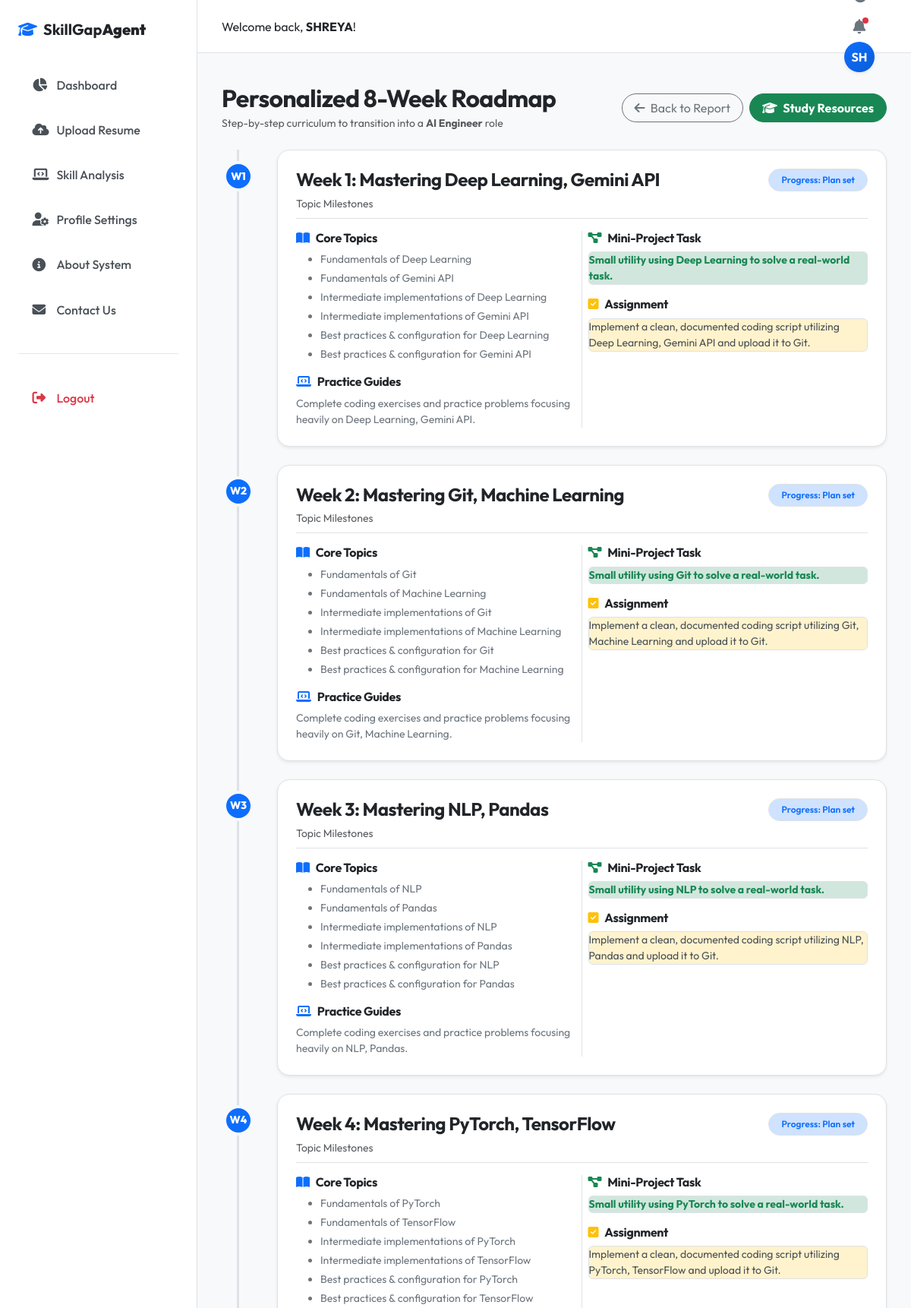
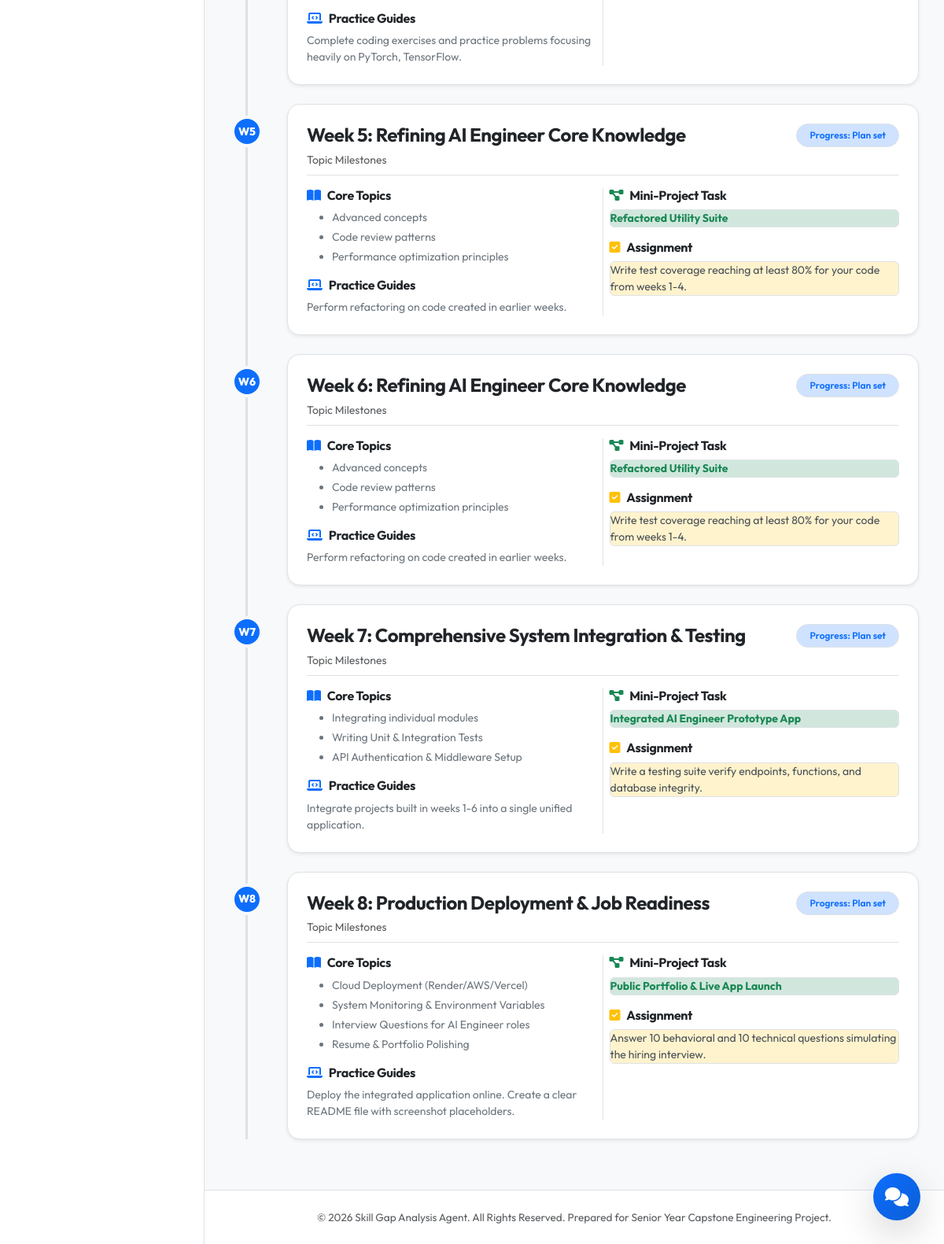
/roadmap/9 (signed in), run on the app's committed database (2 pictures, top to bottom).
### tables this page shows
CREATE TABLE users (
            id INTEGER PRIMARY KEY AUTOINCREMENT,
            username TEXT UNIQUE NOT NULL,
            email TEXT UNIQUE NOT NULL,
            password TEXT NOT NULL,
            created_at TIMESTAMP DEFAULT CURRENT_TIMESTAMP
        );

CREATE TABLE analysis (
            id INTEGER PRIMARY KEY AUTOINCREMENT,
            user_id INTEGER NOT NULL,
            job_role TEXT NOT NULL,
            match_percentage REAL NOT NULL,
            matched_skills TEXT NOT NULL,
            missing_skills TEXT NOT NULL,
            extra_skills TEXT NOT NULL,
            created_at TIMESTAMP DEFAULT CURRENT_TIMESTAMP,
            FOREIGN KEY (user_id) REFERENCES users(id) ON DELETE CASCADE
        );

### routes.py (the view)
@main_bp.route('/roadmap/<int:analysis_id>')
@login_required
def roadmap(analysis_id):
    conn = get_db_connection()
    cursor = conn.cursor()
    cursor.execute("SELECT job_role FROM analysis WHERE id = ? AND user_id = ?", (analysis_id, current_user.id))
    analysis_row = cursor.fetchone()
    if not analysis_row:
        conn.close()
        flash("Roadmap data not found.", "danger")
        return redirect(url_for('main.dashboard'))
    cursor.execute("SELECT roadmap_data FROM learning_roadmap WHERE analysis_id = ?", (analysis_id,))
    roadmap_row = cursor.fetchone()
    conn.close()
    roadmap_data = []
    if roadmap_row:
        roadmap_data = json.loads(roadmap_row['roadmap_data'])
    return render_template('roadmap.html', analysis_id=analysis_id, job_role=analysis_row['job_role'], roadmap=roadmap_data)

### app.py (called while the page is built)
def create_app():
    app = Flask(__name__)
    app.config.from_object(Config)
    with app.app_context():
        init_db()
        print("Database initialized successfully.")
    login_manager = LoginManager()
    login_manager.login_view = 'main.login'
    login_manager.login_message = "Please log in to access this page."
    login_manager.login_message_category = "info"
    login_manager.init_app(app)
    @login_manager.user_loader
    def load_user(user_id):
        return User.get(int(user_id))
    app.register_blueprint(main_bp)
    return app

### database.py (called while the page is built)
def get_db_connection():
    conn = sqlite3.connect(Config.DATABASE)
    conn.row_factory = sqlite3.Row
    return conn

### models.py (called while the page is built)
    @staticmethod
    def get(user_id):
        conn = get_db_connection()
        cursor = conn.cursor()
        cursor.execute("SELECT * FROM users WHERE id = ?", (user_id,))
        row = cursor.fetchone()
        conn.close()
        if row:
            return User(id=row['id'], username=row['username'], email=row['email'], password=row['password'])
        return None

### templates/roadmap.html (shortened to what this page needs)
{% extends "base.html" %}
{% block content %}
<div class="container-fluid px-0">
    <div class="d-flex flex-column flex-md-row justify-content-between align-items-md-center gap-3 mb-4">
        <div>
            <h2 class="fw-bold mb-1">Personalized 8-Week Roadmap</h2>
            <p class="text-muted small mb-0">Step-by-step curriculum to transition into a <strong>{{ job_role }}</strong> role</p>
        </div>
        <div class="d-flex gap-2">
            <a href="{{ url_for('main.result', analysis_id=analysis_id) }}" class="btn btn-outline-secondary rounded-pill px-3">
                <i class="fa-solid fa-arrow-left me-1"></i> Back to Report
            </a>
            <a href="{{ url_for('main.recommendations', analysis_id=analysis_id) }}" class="btn btn-success rounded-pill px-3 fw-bold">
                <i class="fa-solid fa-graduation-cap me-1"></i> Study Resources
            </a>
        </div>
    </div>
    <div class="roadmap-timeline">
        {% for week in roadmap %}
        <div class="timeline-item mb-4">
            <div class="timeline-badge bg-primary text-white">
                W{{ week.week_number }}
            </div>
            <div class="card border-0 shadow-sm rounded-4 timeline-card p-4 hover-lift">
                <div class="d-flex justify-content-between align-items-start flex-wrap gap-2 mb-3 border-bottom pb-2">
                    <div>
                        <h4 class="fw-bold text-dark mb-1">Week {{ week.week_number }}: {{ week.title }}</h4>
                        <span class="text-muted small">Topic Milestones</span>
                    </div>
                    <div class="badge bg-primary-subtle text-primary border border-primary-subtle px-3 py-2 rounded-pill fw-semibold">
                        Progress: Plan set
                    </div>
                </div>
                <div class="row g-3">
                    <div class="col-md-6 border-end-md">
                        <h6 class="fw-bold text-dark"><i class="fa-solid fa-book-open text-primary me-2"></i>Core Topics</h6>
                        <ul class="mb-3">
                            {% for topic in week.topics %}
                            <li class="text-secondary small mb-1">{{ topic }}</li>
                            {% endfor %}
                        </ul>
                        <h6 class="fw-bold text-dark"><i class="fa-solid fa-laptop-code text-primary me-2"></i>Practice Guides</h6>
                        <p class="text-secondary small mb-0">{{ week.practice }}</p>
                    </div>
                    <div class="col-md-6">
                        <div class="mb-3">
                            <h6 class="fw-bold text-dark"><i class="fa-solid fa-diagram-project text-success me-2"></i>Mini-Project Task</h6>
                            <div class="p-2.5 rounded bg-success-subtle border border-success-subtle text-success small">
                                <strong>{{ week.mini_project }}</strong>
                            </div>
                        </div>
                        <div>
                            <h6 class="fw-bold text-dark"><i class="fa-solid fa-square-check text-warning me-2"></i>Assignment</h6>
                            <div class="p-2.5 rounded bg-warning-subtle border border-warning-subtle text-dark-emphasis small">
                                {{ week.assignment }}
                            </div>
                        </div>
                    </div>
                </div>
            </div>
        </div>
        {% endfor %}
    </div>
</div>
{% endblock %}

### templates/base.html (shortened to what this page needs)
<!DOCTYPE html>
<html lang="en">
<head>
    <link href="https://cdn.jsdelivr.net/npm/bootstrap@5.3.0/dist/css/bootstrap.min.css" rel="stylesheet">
    <link rel="stylesheet" href="https://cdnjs.cloudflare.com/ajax/libs/font-awesome/6.4.0/css/all.min.css">
    <link rel="stylesheet" href="{{ url_for('static', filename='css/style.css') }}">
    <link rel="stylesheet" href="{{ url_for('static', filename='css/dashboard.css') }}">
</head>
<body>
    <div class="app-container">
        {% if current_user.is_authenticated %}
        <aside class="sidebar">
            <div class="sidebar-brand">
                <i class="fa-solid fa-graduation-cap text-primary me-2"></i>
                <span>SkillGap<strong>Agent</strong></span>
            </div>
            <nav class="sidebar-nav">
                <a href="{{ url_for('main.dashboard') }}" class="nav-item {% if request.endpoint == 'main.dashboard' %}active{% endif %}">
                    <i class="fa-solid fa-chart-pie"></i><span>Dashboard</span>
                </a>
                <a href="{{ url_for('main.upload') }}" class="nav-item {% if request.endpoint == 'main.upload' %}active{% endif %}">
                    <i class="fa-solid fa-cloud-arrow-up"></i><span>Upload Resume</span>
                </a>
                <a href="{{ url_for('main.analysis') }}" class="nav-item {% if request.endpoint == 'main.analysis' or request.endpoint == 'main.result' %}active{% endif %}">
                    <i class="fa-solid fa-laptop-code"></i><span>Skill Analysis</span>
                </a>
                <a href="{{ url_for('main.profile') }}" class="nav-item {% if request.endpoint == 'main.profile' %}active{% endif %}">
                    <i class="fa-solid fa-user-gear"></i><span>Profile Settings</span>
                </a>
                <a href="{{ url_for('main.about') }}" class="nav-item {% if request.endpoint == 'main.about' %}active{% endif %}">
                    <i class="fa-solid fa-circle-info"></i><span>About System</span>
                </a>
                <a href="{{ url_for('main.contact') }}" class="nav-item {% if request.endpoint == 'main.contact' %}active{% endif %}">
                    <i class="fa-solid fa-envelope"></i><span>Contact Us</span>
                </a>
                <hr class="sidebar-divider">
                <a href="{{ url_for('main.logout') }}" class="nav-item text-danger">
                    <i class="fa-solid fa-right-from-bracket"></i><span>Logout</span>
                </a>
            </nav>
        </aside>
        {% endif %}
        <div class="main-wrapper">
            <header class="top-header">
                <div class="header-left">
                    {% if current_user.is_authenticated %}
                    <span class="welcome-text">Welcome back, <strong>{{ current_user.username }}</strong>!</span>
                    {% else %}
                    <a href="{{ url_for('main.index') }}" class="header-brand">
                        <i class="fa-solid fa-graduation-cap text-primary me-2"></i>
                        <span>SkillGap<strong>Agent</strong></span>
                    </a>
                    {% endif %}
                </div>
                <div class="header-right">
                    <button class="theme-toggle-btn" id="theme-toggle" title="Toggle Light/Dark Mode">
                        <i class="fa-solid fa-moon"></i>
                    </button>
                    {% if current_user.is_authenticated %}
                    <div class="dropdown me-3">
                        <button class="header-btn" type="button" data-bs-toggle="dropdown" aria-expanded="false" id="notif-btn">
                            <i class="fa-solid fa-bell"></i>
                            <span class="badge-dot bg-danger"></span>
                        </button>
                    </div>
                    <div class="dropdown">
                        <button class="header-profile-btn" type="button" data-bs-toggle="dropdown" aria-expanded="false">
                            <div class="profile-avatar">{{ current_user.username[:2].upper() }}</div>
                        </button>
                    </div>
                    {% else %}
                    <a href="{{ url_for('main.login') }}" class="btn btn-outline-primary btn-sm px-3 me-2">Login</a>
                    <a href="{{ url_for('main.register') }}" class="btn btn-primary btn-sm px-3">Register</a>
                    {% endif %}
                </div>
            </header>
            <main class="content-body">
                {% block content %}{% endblock %}
            </main>
            <footer class="main-footer">
                <div class="container-fluid text-center text-muted">
                    <p class="mb-0">&copy; 2026 Skill Gap Analysis Agent. All Rights Reserved. Prepared for Senior Year Capstone Engineering Project.</p>
                </div>
            </footer>
        </div>
    </div>
    {% if current_user.is_authenticated %}
    <button class="chat-toggle-btn shadow-lg" id="chat-toggle" title="Chat with AI Career Buddy">
        <i class="fa-solid fa-comments"></i>
    </button>
    {% endif %}
</body>
</html>

### static/css/style.css (style rules this page uses)
:root { --primary: #0d6efd; --primary-gradient: linear-gradient(135deg, #0d6efd, #0b5ed7); --secondary: #6c757d; --success: #198754; --danger: #dc3545; --warning: #ffc107; --info: #0dcaf0; --bg-body: #f8f9fa; --bg-card: #ffffff; --bg-sidebar: #ffffff; --bg-header: #ffffff; --border-color: #dee2e6; --text-primary: #212529; --text-secondary: #495057; --text-muted: #6c757d; --text-white: #ffffff; --shadow-sm: 0 .125rem .25rem rgba(0,0,0,.075); --shadow-md: 0 .5rem 1rem rgba(0,0,0,.05); --shadow-lg: 0 1rem 3rem rgba(0,0,0,.1); --font-sans: 'Outfit', -apple-system, BlinkMacSystemFont, "Segoe UI", Roboto, "Helvetica Neue", Arial, sans-serif; --transition-speed: 0.3s; }
* { box-sizing: border-box; margin: 0; padding: 0; }
body { font-family: var(--font-sans); background-color: var(--bg-body); color: var(--text-primary); transition: background-color var(--transition-speed), color var(--transition-speed); overflow-x: hidden; min-height: 100vh; }
.app-container { display: flex; min-height: 100vh; width: 100vw; position: relative; }
.main-wrapper { display: flex; flex-direction: column; flex-grow: 1; min-height: 100vh; padding-left: 260px; transition: padding-left var(--transition-speed) ease; }
.content-body { flex-grow: 1; padding: 2.5rem 2rem; max-width: 1300px; width: 100%; margin: 0 auto; }
.main-footer { padding: 1.5rem 0; background-color: var(--bg-header); border-top: 1px solid var(--border-color); font-size: 0.85rem; }
h1, h2, h3, h4, h5, h6 { font-weight: 700; letter-spacing: -0.02em; color: var(--text-primary); }
.card { background-color: var(--bg-card) !important; border: 1px solid var(--border-color) !important; transition: transform var(--transition-speed) ease, box-shadow var(--transition-speed) ease, background-color var(--transition-speed), border-color var(--transition-speed); }
.border { border-color: var(--border-color) !important; }
.sidebar { position: fixed; top: 0; left: 0; bottom: 0; width: 260px; background-color: var(--bg-sidebar); border-right: 1px solid var(--border-color); z-index: 100; padding: 1.5rem; display: flex; flex-direction: column; transition: transform var(--transition-speed) ease, background-color var(--transition-speed), border-color var(--transition-speed); }
.sidebar-brand { display: flex; align-items: center; font-size: 1.25rem; font-weight: 700; color: var(--text-primary); margin-bottom: 2rem; }
.sidebar-nav { display: flex; flex-direction: column; gap: 0.5rem; }
.nav-item { display: flex; align-items: center; padding: 0.85rem 1.15rem; color: var(--text-secondary); text-decoration: none; border-radius: 12px; font-weight: 500; transition: background-color var(--transition-speed), color var(--transition-speed); }
.nav-item i { width: 20px; margin-right: 12px; font-size: 1.1rem; }
.sidebar-divider { border-top: 1px solid var(--border-color); margin: 1.5rem 0; opacity: 0.8; }
.top-header { height: 70px; background-color: var(--bg-header); border-bottom: 1px solid var(--border-color); display: flex; align-items: center; justify-content: space-between; padding: 0 2rem; position: sticky; top: 0; z-index: 99; transition: background-color var(--transition-speed), border-color var(--transition-speed); }
.theme-toggle-btn { background: none; border: none; cursor: pointer; font-size: 1.25rem; color: var(--text-muted); width: 40px; height: 40px; border-radius: 50%; display: flex; align-items: center; justify-content: center; transition: background-color var(--transition-speed), color var(--transition-speed); }
.header-btn { background: none; border: none; position: relative; font-size: 1.2rem; color: var(--text-muted); width: 40px; height: 40px; border-radius: 50%; display: flex; align-items: center; justify-content: center; transition: background-color var(--transition-speed); }
.badge-dot { position: absolute; top: 8px; right: 8px; width: 8px; height: 8px; border-radius: 50%; }
.header-profile-btn { background: none; border: none; padding: 0; }
.profile-avatar { width: 40px; height: 40px; border-radius: 50%; background: var(--primary-gradient); color: var(--text-white); font-weight: 700; display: flex; align-items: center; justify-content: center; box-shadow: var(--shadow-sm); }

### data on the page
users: username "SHREYA", username "SH"
analysis: job_role "AI Engineer"

### other printed values
{{ week.week_number }} "1" "2" "3" "4" "5" "6" "7" "8"
{{ week.title }} "Mastering Deep Learning, Gemini API" "Mastering Git, Machine Learning" "Mastering NLP, Pandas" "Mastering PyTorch, TensorFlow" "Refining AI Engineer Core Knowledge" "Refining AI Engineer Core Knowledge" "Comprehensive System Integration & Testing" "Production Deployment & Job Readiness"
{{ topic }} "Fundamentals of Deep Learning" "Fundamentals of Gemini API" "Intermediate implementations of Deep Learning" "Intermediate implementations of Gemini API" "Best practices & configuration for Deep Learning" "Best practices & configuration for Gemini API" "Fundamentals of Git" "Fundamentals of Machine Learning" "Intermediate implementations of Git" "Intermediate implementations of Machine Learning" "Best practices & configuration for Git" "Best practices & configuration for Machine Learning" "Fundamentals of NLP" "Fundamentals of Pandas" "Intermediate implementations of NLP" "Intermediate implementations of Pandas" "Best practices & configuration for NLP" "Best practices & configuration for Pandas" "Fundamentals of PyTorch" "Fundamentals of TensorFlow" "Intermediate implementations of PyTorch" "Intermediate implementations of TensorFlow" "Best practices & configuration for PyTorch" "Best practices & configuration for TensorFlow" "Advanced concepts" "Code review patterns" "Performance optimization principles" "Advanced concepts" "Code review patterns" "Performance optimization principles" "Integrating individual modules" "Writing Unit & Integration Tests" "API Authentication & Middleware Setup" "Cloud Deployment (Render/AWS/Vercel)" "System Monitoring & Environment Variables" "Interview Questions for AI Engineer roles" "Resume & Portfolio Polishing"
{{ week.practice }} "Complete coding exercises and practice problems focusing heavily on Deep Learning, Gemini API." "Complete coding exercises and practice problems focusing heavily on Git, Machine Learning." "Complete coding exercises and practice problems focusing heavily on NLP, Pandas." "Complete coding exercises and practice problems focusing heavily on PyTorch, TensorFlow." "Perform refactoring on code created in earlier weeks." "Perform refactoring on code created in earlier weeks." "Integrate projects built in weeks 1-6 into a single unified application." "Deploy the integrated application online. Create a clear README file with screenshot placeholders."
{{ week.mini_project }} "Small utility using Deep Learning to solve a real-world task." "Small utility using Git to solve a real-world task." "Small utility using NLP to solve a real-world task." "Small utility using PyTorch to solve a real-world task." "Refactored Utility Suite" "Refactored Utility Suite" "Integrated AI Engineer Prototype App" "Public Portfolio & Live App Launch"
{{ week.assignment }} "Implement a clean, documented coding script utilizing Deep Learning, Gemini API and upload it to Git." "Implement a clean, documented coding script utilizing Git, Machine Learning and upload it to Git." "Implement a clean, documented coding script utilizing NLP, Pandas and upload it to Git." "Implement a clean, documented coding script utilizing PyTorch, TensorFlow and upload it to Git." "Write test coverage reaching at least 80% for your code from weeks 1-4." "Write test coverage reaching at least 80% for your code from weeks 1-4." "Write a testing suite verify endpoints, functions, and database integrity." "Answer 10 behavioral and 10 technical questions simulating the hiring interview."
